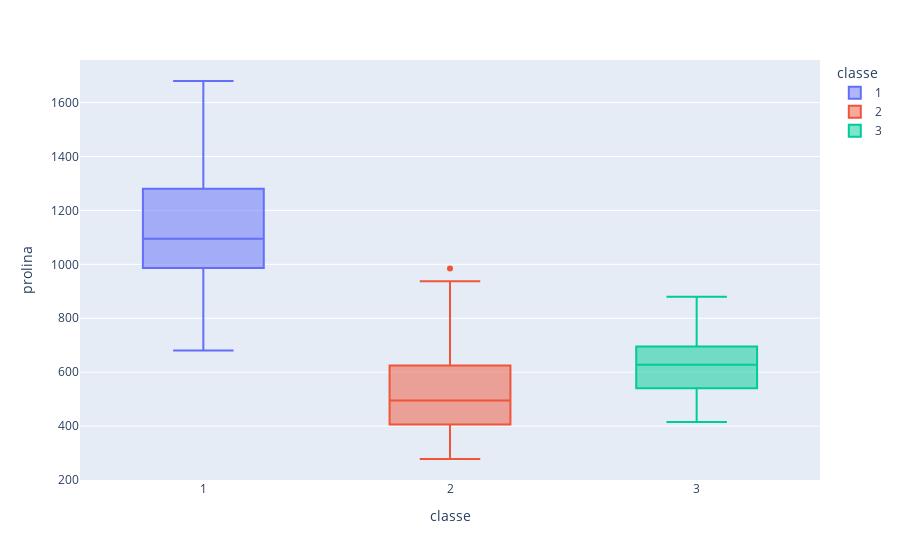

Notebook source saved alongside this figure:
### Code cell
prolina_box = px.box(vinhos, x='classe', y='prolina', color='classe')
prolina_box

### Figure 1 — Plotly figure (JSON) as saved in the notebook; plotly's stock layout.template omitted (floating-point values rounded to 4 significant figures)
{"data": [{"alignmentgroup": "True", "hovertemplate": "classe=%{x}<br>prolina=%{y}<extra></extra>", "legendgroup": "1", "marker": {"color": "#636efa"}, "name": "1", "notched": false, "offsetgroup": "1", "orientation": "v", "showlegend": true, "type": "box", "x": ["1", "1", "1", "1", "1", "1", "1", "1", "1", "1", "1", "1", "1", "1", "1", "1", "1", "1", "1", "1", "1", "1", "1", "1", "1", "1", "1", "1", "1", "1", "1", "1", "1", "1", "1", "1", "1", "1", "1", "1", "1", "1", "1", "1", "1", "1", "1", "1", "1", "1", "1", "1", "1", "1", "1", "1", "1", "1", "1"], "x0": " ", "xaxis": "x", "y": [1065, 1050, 1185, 1480, 735, 1450, 1290, 1295, 1045, 1045, 1510, 1280, 1320, 1150, 1547, 1310, 1280, 1130, 1680, 845, 780, 770, 1035, 1015, 845, 830, 1195, 1285, 915, 1035, 1285, 1515, 990, 1235, 1095, 920, 880, 1105, 1020, 760, 795, 1035, 1095, 680, 885, 1080, 1065, 985, 1060, 1260, 1150, 1265, 1190, 1375, 1060, 1120, 970, 1270, 1285], "y0": " ", "yaxis": "y"}, {"alignmentgroup": "True", "hovertemplate": "classe=%{x}<br>prolina=%{y}<extra></extra>", "legendgroup": "2", "marker": {"color": "#EF553B"}, "name": "2", "notched": false, "offsetgroup": "2", "orientation": "v", "showlegend": true, "type": "box", "x": ["2", "2", "2", "2", "2", "2", "2", "2", "2", "2", "2", "2", "2", "2", "2", "2", "2", "2", "2", "2", "2", "2", "2", "2", "2", "2", "2", "2", "2", "2", "2", "2", "2", "2", "2", "2", "2", "2", "2", "2", "2", "2", "2", "2", "2", "2", "2", "2", "2", "2", "2", "2", "2", "2", "2", "2", "2", "2", "2", "2", "2", "2", "2", "2", "2", "2", "2", "2", "2", "2", "2"], "x0": " ", "xaxis": "x", "y": [520, 680, 450, 630, 420, 355, 678, 502, 510, 750, 718, 870, 410, 472, 985, 886, 428, 392, 500, 750, 463, 278, 714, 630, 515, 520, 450, 495, 562, 680, 625, 480, 450, 495, 290, 345, 937, 625, 428, 660, 406, 710, 562, 438, 415, 672, 315, 510, 488, 312, 680, 562, 325, 607, 434, 385, 407, 495, 345, 372, 564, 625, 465, 365, 380, 380, 378, 352, 466, 342, 580], "y0": " ", "yaxis": "y"}, {"alignmentgroup": "True", "hovertemplate": "classe=%{x}<br>prolina=%{y}<extra></extra>", "legendgroup": "3", "marker": {"color": "#00cc96"}, "name": "3", "notched": false, "offsetgroup": "3", "orientation": "v", "showlegend": true, "type": "box", "x": ["3", "3", "3", "3", "3", "3", "3", "3", "3", "3", "3", "3", "3", "3", "3", "3", "3", "3", "3", "3", "3", "3", "3", "3", "3", "3", "3", "3", "3", "3", "3", "3", "3", "3", "3", "3", "3", "3", "3", "3", "3", "3", "3", "3", "3", "3", "3", "3"], "x0": " ", "xaxis": "x", "y": [630, 530, 560, 600, 650, 695, 720, 515, 580, 590, 600, 780, 520, 550, 855, 830, 415, 625, 650, 550, 500, 480, 425, 675, 640, 725, 480, 880, 660, 620, 520, 680, 570, 675, 615, 520, 695, 685, 750, 630, 510, 470, 660, 740, 750, 835, 840, 560], "y0": " ", "yaxis": "y"}], "layout": {"autosize": true, "boxmode": "overlay", "legend": {"title": {"text": "classe"}, "tracegroupgap": 0}, "margin": {"t": 60}, "xaxis": {"anchor": "y", "autorange": true, "categoryarray": ["1", "2", "3"], "categoryorder": "array", "domain": [0, 1], "range": [-0.5, 2.5], "title": {"text": "classe"}, "type": "category"}, "yaxis": {"anchor": "x", "autorange": true, "domain": [0, 1], "range": [200.1, 1758.0], "title": {"text": "prolina"}, "type": "linear"}}}
